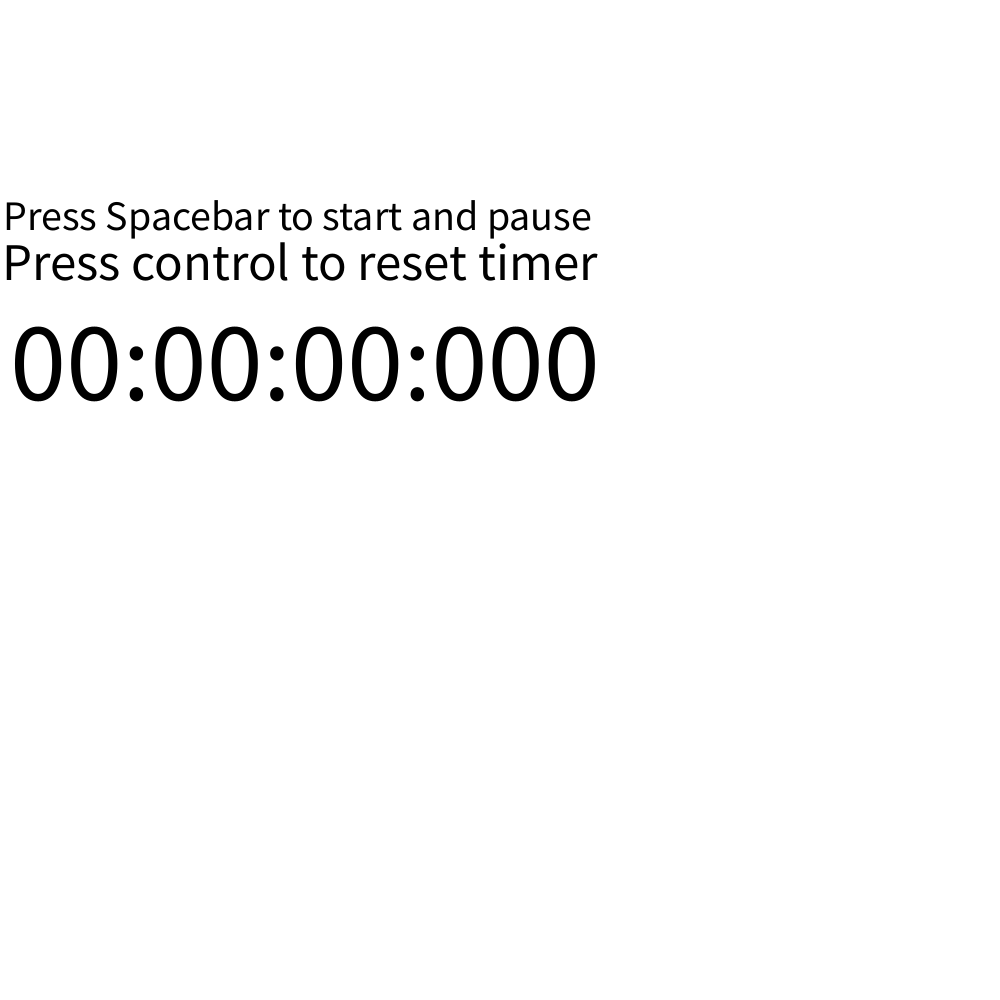
Frame 1 (no input)
Frame 60 (the mouse pressed at the canvas centre just before this capture): identical to frame 1, image omitted
Frame 120 (the mouse held since frame 60 and released just before this capture): identical to frame 1, image omitted

The Processing sketch that drew this single still picture (run headless with seeded random() and noise(); from frame 60 on, the mouse is pressed at the canvas centre):

// Processing sketch: sketch_211024d_Opdracht_12_3
// ── sketch_211024d_Opdracht_12_3.pde
boolean on = false;
int mil;
int s;
int m;
int h;
int a;

void setup() {
  size(1000,1000);
}

void draw() {
  background(255,255,255);
   if (on){
    mil=millis()-a;
  }
  
  if (mil>=1000){
    s++;
    a+=1000;
  }
  if (s==60){
    m++;
    s=0;
  }
  if (m==60){
    h++;
    m=0;
  }
  
  fill(0,0,0);
  textSize(113);
  text(nf(h,2)+":"+nf(m,2)+":"+nf(s,2)+":"+nf(mil,3),10,400);
  
   fill(0,0,0);
    textSize(42);
    text("Press Spacebar to start and pause",3,230);
    textSize(53);
    text("Press control to reset timer",2,280);
 
}

void keyPressed() {
  if (keyCode==32 && !on){
    on=true;
    a=millis();
  } else if (keyCode==32){
    on = false;
  }
  else if (keyCode==17){
    on=false;
    mil=0;
    s=0;
    m=0;
    h=0;
  }
}
